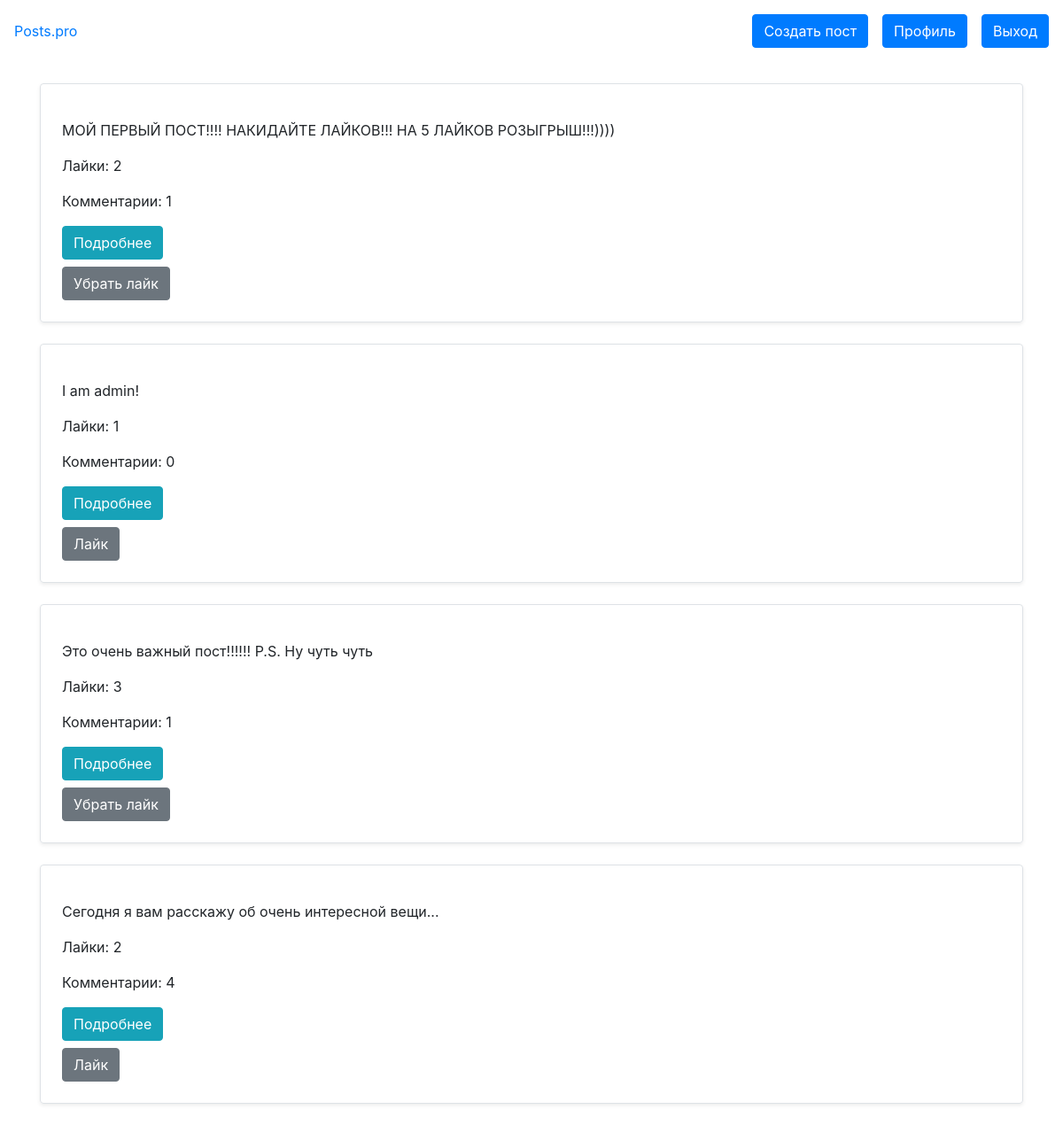
/blog/ (signed in), run on the app's committed database.
### blog/models.py (models this page shows, shortened)
class Post(models.Model):
    content = models.TextField(verbose_name='Содержание')
    author = models.ForeignKey(User, on_delete=models.CASCADE)
    date_posted = models.DateTimeField(auto_now_add=True)
    likes = models.ManyToManyField(User, related_name='likes', blank=True, verbose_name='Лайки')
    def total_likes(self):
        return self.likes.count()
    def total_comments(self):
        return self.comment_set.count()

### blog/views.py (the view)
# urls.py: path('', views.index, name='index'),
def index(request):
    posts = Post.objects.all().order_by('-date_posted')
    paginator = Paginator(posts, 50)
    page_number = request.GET.get('page')
    page = paginator.get_page(page_number)
    return render(request, 'index.html', {'page': page})

### blog/templates/index.html (shortened to what this page needs)
{% extends 'base.html' %}
{% load bootstrap4 %}
{% block content %}
{% for post in page %}
<div class="post-card mb-4 p-4 border rounded shadow-sm">
    <p>{{ post.content }}</p>
    <p>Лайки: {{ post.total_likes }}</p>
    <p>Комментарии: {{ post.total_comments }}</p>
    <a href="{% url 'post-detail' post.id %}" class="btn btn-info">Подробнее</a>
    {% if user.is_authenticated %}
        <form action="{% url 'like-post' post.id %}" method="post" class="mt-2">
        <button type="submit" class="btn btn-secondary">
            {% if request.user in post.likes.all %}
                Убрать лайк
            {% else %}
                Лайк
            {% endif %}
        </button>
    </form>
    {% endif %}
</div>
{% endfor %}
{% endblock %}

### data on the page
Post: content "МОЙ ПЕРВЫЙ ПОСТ!!!! НАКИДАЙТЕ ЛАЙКОВ!!! НА 5 ЛАЙКОВ РОЗЫГРЫШ!!!))))", total_likes "2", total_comments "1", shows "Убрать лайк"
Post: content "I am admin!", total_likes "1", total_comments "0", shows "Лайк"
Post: content "Это очень важный пост!!!!!! P.S. Ну чуть чуть", total_likes "3", total_comments "1", shows "Убрать лайк"
Post: content "Сегодня я вам расскажу об очень интересной вещи...", total_likes "2", total_comments "4", shows "Лайк"
